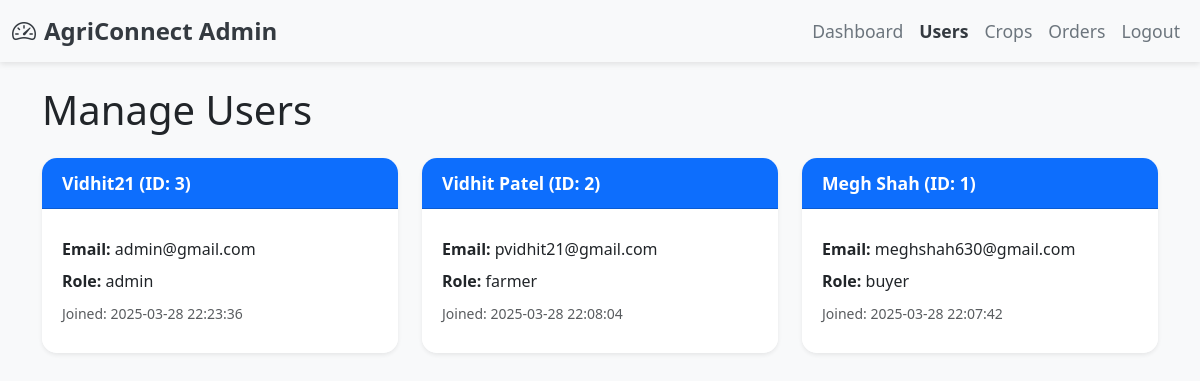
Screenshot of /Agriconnect/admin/users.php (signed in) with the database file from the repository.
### tables this page shows
CREATE TABLE `users` (
  `id` int(10) UNSIGNED NOT NULL,
  `username` varchar(50) NOT NULL,
  `email` varchar(100) NOT NULL,
  `password` varchar(255) NOT NULL,
  `role` enum('farmer','buyer','admin') NOT NULL,
  `created_at` timestamp NOT NULL DEFAULT current_timestamp()
);

### Agriconnect/admin/users.php (the view, shortened to what this page needs)
<?php
require_once '../connection.php';
$stmt = $pdo->query("SELECT * FROM users ORDER BY created_at DESC");
$users = $stmt->fetchAll(PDO::FETCH_ASSOC);
?>
<!DOCTYPE html>
<html lang="en">
<head>
  <link href="https://cdn.jsdelivr.net/npm/bootstrap@5.3.0/dist/css/bootstrap.min.css" rel="stylesheet">
</head>
<body>
  <?php include 'navbar.php'; ?>
  <div class="container mt-4">
    <h1 class="mb-4">Manage Users</h1>
    <div class="row row-cols-1 row-cols-md-3 g-4">
      <?php if ($users): ?>
        <?php foreach ($users as $user): ?>
          <div class="col">
            <div class="card user-card shadow-sm">
              <div class="card-header">
                <?php echo htmlspecialchars($user['username']); ?> (ID: <?php echo htmlspecialchars($user['id']); ?>)
              </div>
              <div class="card-body">
                <p><strong>Email:</strong> <?php echo htmlspecialchars($user['email']); ?></p>
                <p><strong>Role:</strong> <?php echo htmlspecialchars($user['role']); ?></p>
                <p><small class="text-muted">Joined: <?php echo htmlspecialchars($user['created_at']); ?></small></p>
              </div>
            </div>
          </div>
        <?php endforeach; ?>
      <?php endif; ?>
    </div>
  </div>
</body>
</html>

### Agriconnect/admin/users.php (style rules this page uses)
body { background-color: #f8f9fa; }
.user-card { border: none; border-radius: 15px; overflow: hidden; transition: transform 0.3s ease, box-shadow 0.3s ease; margin-bottom: 20px; }
.user-card .card-header { background-color: #0d6efd; color: #fff; padding: 0.75rem 1.25rem; font-weight: bold; font-size: 1.1rem; }
.user-card .card-body { background-color: #fff; padding: 1.25rem; }
.user-card .card-body p { margin: 0.5rem 0; }

### rows the page displays
users: username "Vidhit21", id "3", email "admin@gmail.com", role "admin", created_at "2025-03-28 22:23:36"
users: username "Vidhit Patel", id "2", email "pvidhit21@gmail.com", role "farmer", created_at "2025-03-28 22:08:04"
users: username "Megh Shah", id "1", email "meghshah630@gmail.com", role "buyer", created_at "2025-03-28 22:07:42"
